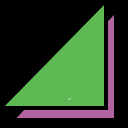
Frame 1 (no input)
Frame 60 (no input): identical to frame 1, image omitted
Frame 120 (the mouse pressed at the canvas centre since frame 60): identical to frame 1, image omitted

The p5.js sketch that drew this single still picture (run headless with seeded random() and noise() and a simulated clock; from frame 60 on, the mouse is pressed at the canvas centre):

// p5.js sketch
// ── sketch.js
function setup() {
  createCanvas(128,128);
}

function draw() {
  background(0);
  strokeWeight(4);
  fill(178, 100, 162);
  triangle(12,120,116,120,116,10);
  fill(94, 185, 84);
  triangle(0,108,106,108,106,0);
  fill(255);
  textSize(3);
  textFont("serif");
  text("46", 68, 100);
}
